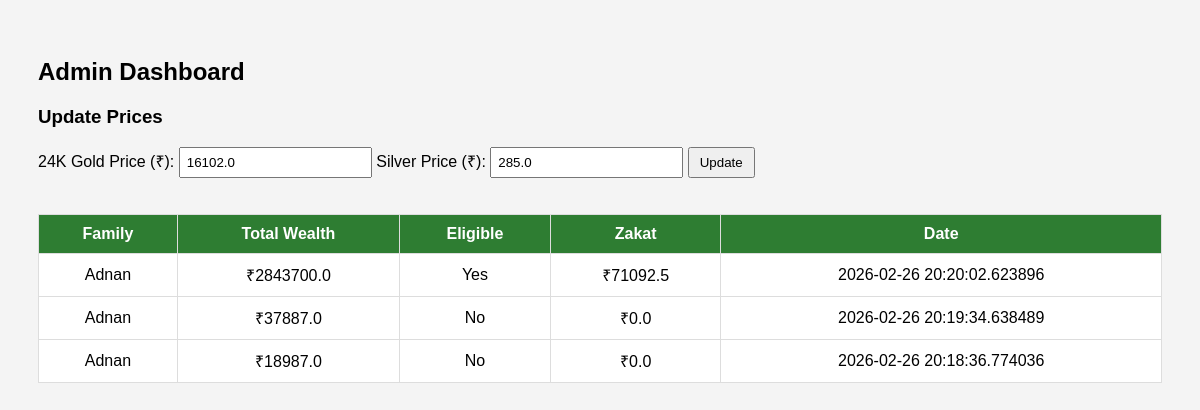
/dashboard (signed in), run on the app's committed database.
### tables this page shows
CREATE TABLE prices (
        id INTEGER PRIMARY KEY,
        gold_24k REAL,
        silver REAL
    );

CREATE TABLE families (
        id INTEGER PRIMARY KEY AUTOINCREMENT,
        family_name TEXT,
        gold_grams REAL,
        gold_purity TEXT,
        silver_grams REAL,
        cash REAL,
        property REAL,
        business REAL,
        debts REAL,
        total REAL,
        zakat REAL,
        eligible TEXT,
        date TEXT
    );

### app.py (the view)
@app.route("/dashboard")
def dashboard():
    if "admin" not in session:
        return redirect("/admin")
    conn = sqlite3.connect("database.db")
    c = conn.cursor()
    c.execute("SELECT * FROM families ORDER BY date DESC")
    families = c.fetchall()
    prices = get_prices()
    conn.close()
    return render_template("admin_dashboard.html", families=families, prices=prices)

### app.py (called while the page is built)
def get_prices():
    conn = sqlite3.connect("database.db")
    c = conn.cursor()
    c.execute("SELECT gold_24k, silver FROM prices WHERE id=1")
    data = c.fetchone()
    conn.close()
    return data

### templates/admin_dashboard.html (shortened to what this page needs)
<!DOCTYPE html>
<html>
<head>
</head>
<body>
<h2>Admin Dashboard</h2>
<h3>Update Prices</h3>
<form action="/update_prices" method="POST">
    24K Gold Price (₹):
    <input type="number" step="any" name="gold" value="{{ prices[0] }}" required>
    Silver Price (₹):
    <input type="number" step="any" name="silver" value="{{ prices[1] }}" required>
    <button type="submit">Update</button>
</form>
<br><br>
<table>
<tr>
    <th>Family</th>
    <th>Total Wealth</th>
    <th>Eligible</th>
    <th>Zakat</th>
    <th>Date</th>
</tr>
{% for f in families %}
<tr>
    <td>{{ f[1] }}</td>
    <td>₹{{ f[9] }}</td>
    <td>{{ f[11] }}</td>
    <td>₹{{ f[10] }}</td>
    <td>{{ f[12] }}</td>
</tr>
{% endfor %}
</table>
</body>
</html>

### templates/admin_dashboard.html (style rules this page uses)
body { font-family: Arial; padding: 30px; background:#f4f4f4; }
table { width:100%; border-collapse: collapse; background:white; }
th, td { padding:10px; border:1px solid #ddd; text-align:center; }
th { background:#2e7d32; color:white; }
input { padding:6px; }
button { padding:6px 10px; }

### data on the page
prices: gold "16102.0", silver "285.0"
families: family_name "Adnan", total "2843700.0", eligible "Yes", zakat "71092.5", date "2026-02-26 20:20:02.623896"
families: family_name "Adnan", total "37887.0", eligible "No", zakat "0.0", date "2026-02-26 20:19:34.638489"
families: family_name "Adnan", total "18987.0", eligible "No", zakat "0.0", date "2026-02-26 20:18:36.774036"
